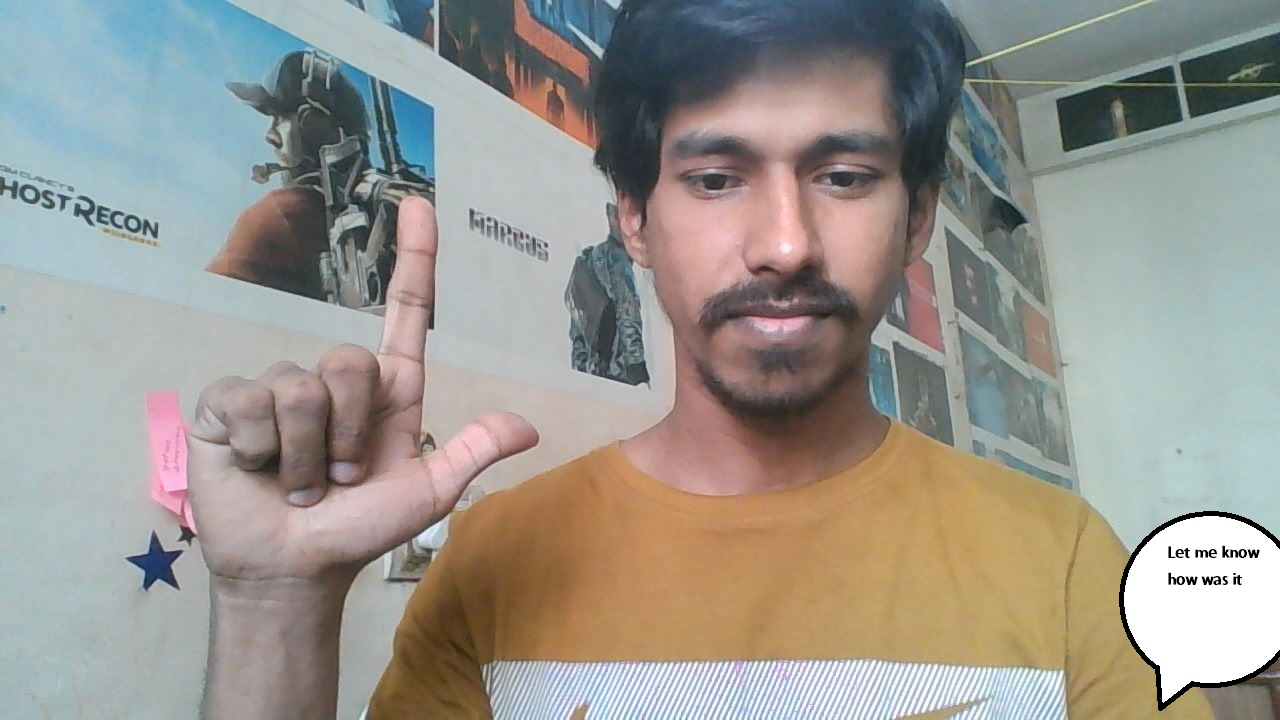
#> input picture code/gr5.png, 1280 x 720 px
$ python test1.py
#> lines starting #> are read from the running program, lines starting #| are printed output that depends on the picture
import numpy as np
import cv2

def overlay_transparent(background, overlay, x, y):
	# https://stackoverflow.com/a/54058766/11359097
	background_width = background.shape[1]
	background_height = background.shape[0]

	if x >= background_width or y >= background_height:
		return background

	h, w = overlay.shape[0], overlay.shape[1]

	if x + w > background_width:
		w = background_width - x
		overlay = overlay[:, :w]

	if y + h > background_height:
		h = background_height - y
		overlay = overlay[:h]

	if overlay.shape[2] < 4:
		overlay = np.concatenate(
					[
						overlay,
						np.ones((overlay.shape[0], overlay.shape[1], 1), dtype = overlay.dtype) * 255
						],
					axis = 2,
		)

	overlay_image = overlay[..., :3]
	mask = overlay[..., 3:] / 255.0

	background[y:y+h, x:x+w] = (1.0 - mask) * background[y:y+h, x:x+w] + mask * overlay_image

	return background

face_cascade = cv2.CascadeClassifier('haarcascade_frontalface_default.xml')
eye_cascade = cv2.CascadeClassifier('haarcascade_eye.xml')

#Read original image to apply filter and convert it to grayscale
img = cv2.imread("gr5.png",cv2.IMREAD_UNCHANGED)
#> img is the input picture: shape (720, 1280, 3); mean B, G, R 143.7, 150.6, 153.3
gray = cv2.cvtColor(img, cv2.COLOR_BGR2GRAY)
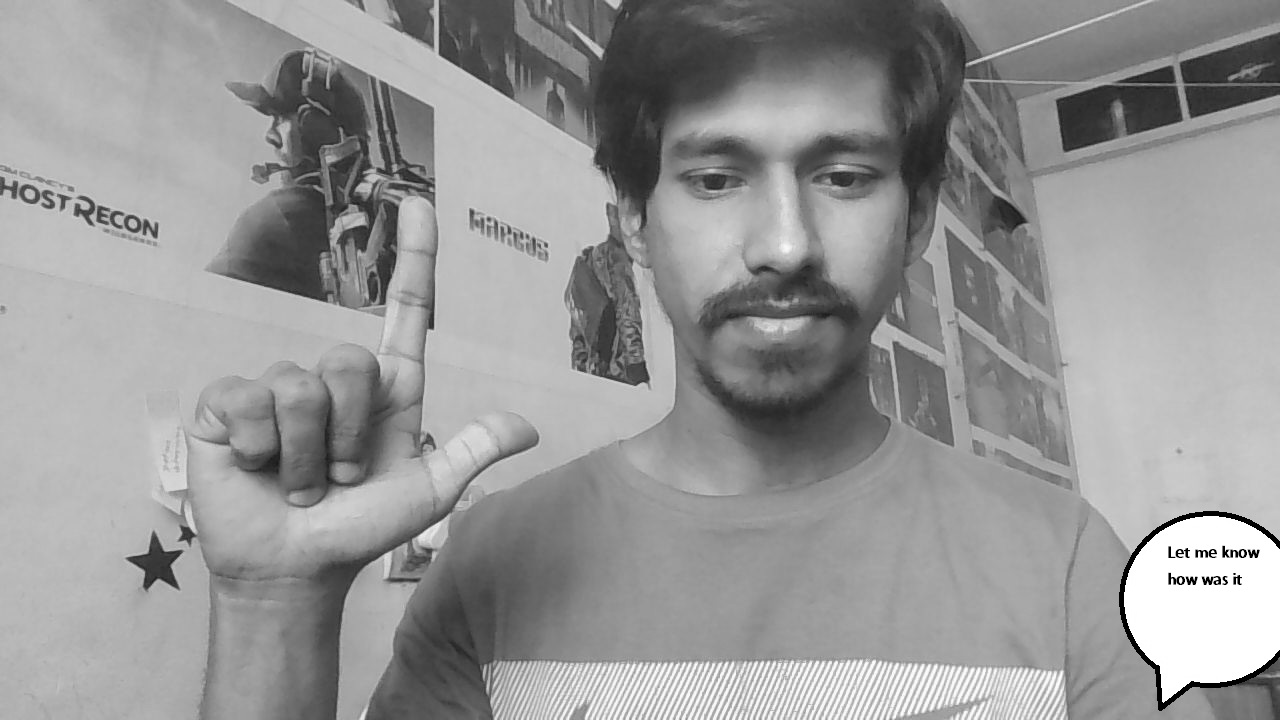
#> gray: shape (720, 1280); min 0, max 255, mean 150.6

faces = face_cascade.detectMultiScale(gray, 1.3, 5)
#> faces = [[623, 55, 319, 319]]
widthh=0
#First do face detection and then detect eyes within face
#Record co-ordinates for eyes for width and height calculations to resize filter image i.e. goggle image
for (x,y,w,h) in faces:
	#img = cv2.rectangle(img,(x,y),(x+w,y+h),(255,0,0),2)
	roi_gray = gray[y:y+h, x:x+w]
	roi_color = img[y:y+h, x:x+w]
	eyes = eye_cascade.detectMultiScale(roi_gray)
	for (ex,ey,ew,eh) in eyes:
		#cv2.rectangle(roi_color,(ex,ey),(ex+ew,ey+eh),(0,255,0),2)
		if widthh==0:
			widthh=ex
		print(ex,ey,ew,eh)
#> this loop made 1 pass
#> (x, y, w, h, eyes) on pass 1: (623, 55, 319, 319, [[44, 73, 90, 90], [168, 71, 94, 94]])
#| 44 73 90 90
#| 168 71 94 94
#> pass 1, `roi_gray = gray[y:y+h, x:x+w]`:
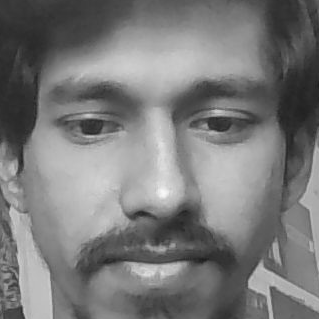
#> roi_gray: shape (319, 319); min 28, max 248, mean 121.5
#> pass 1, `roi_color = img[y:y+h, x:x+w]`:
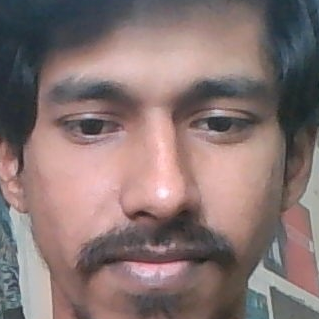
#> roi_color: shape (319, 319, 3); mean B, G, R 114.1, 115.8, 135.4
#> after the loop, widthh = 44
widthh1=(ex+ew)-widthh
#> widthh1 = 218
#Show original image
cv2.imshow('img',img)
cv2.waitKey(0)
cv2.destroyAllWindows()
#Read filter image and resize it
fram2=cv2.imread("fram3.png",cv2.IMREAD_UNCHANGED)
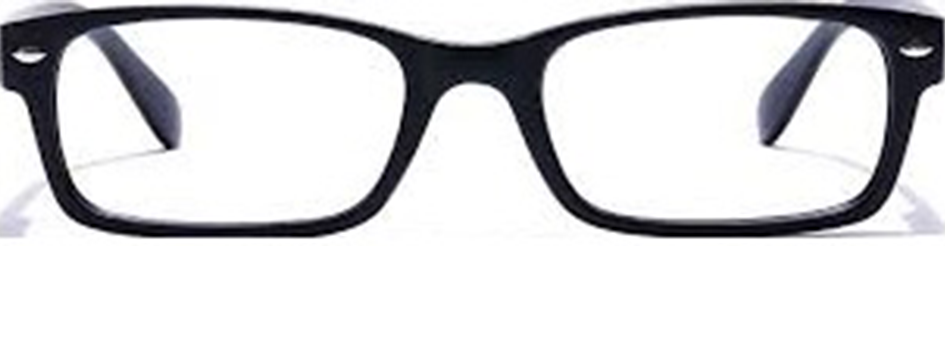
#> input picture code/fram3.png, 945 x 354 px
#> fram2 is the input picture: shape (354, 945, 4); mean B, G, R, A 216.8, 215, 215.1, 37.8
stretch_near = cv2.resize(fram2, (widthh1+80, eh-5))
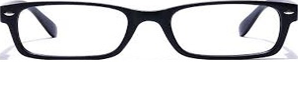
#> stretch_near: shape (89, 298, 4); mean B, G, R, A 216.8, 215, 215, 37.9
print(ex,ey)

#Apply overlay
filter1 = overlay_transparent(img.copy(), stretch_near, widthh+x-35 ,ey+y+20)
#> in overlay_transparent, `mask = overlay[..., 3:] / 255.0`:
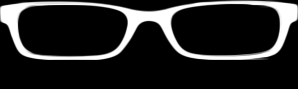
#> mask: shape (89, 298, 1) float64; min 0, max 1, mean 0.149
#Show output image
cv2.imshow('img1',filter1)
cv2.waitKey(0)
cv2.destroyAllWindows()
